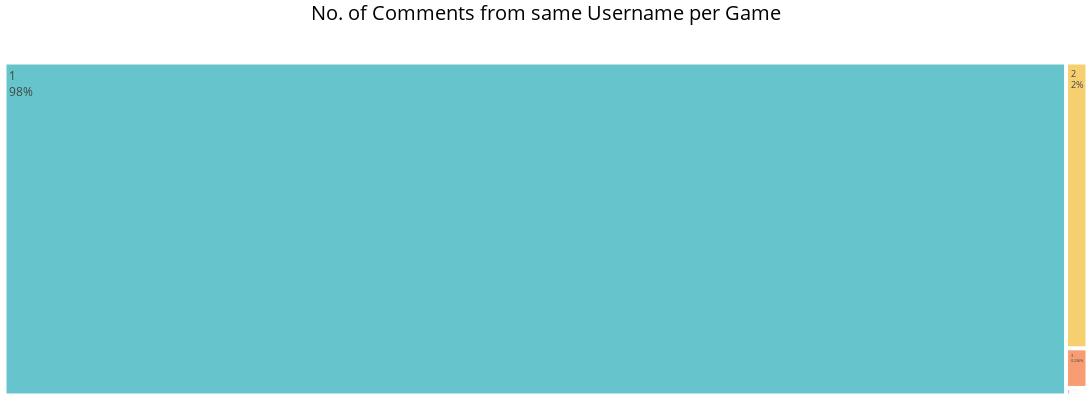

Notebook source saved alongside this figure:
### Code cell
# Group by Platform and Comment and calculate percentage
grouped = df.groupby(['Comment']).size().reset_index(name='Count')
total_comments = grouped['Count'].sum()
grouped['Percentage'] = (grouped['Count'] / total_comments) * 100

# Create a treemap
fig = px.treemap(grouped, 
                 path=['Comment'], 
                 values='Percentage', 
                 title='Treemap of Comments by Platform and Comment',
                 hover_data=['Percentage'],  # Display percentage in hover
                 color_discrete_sequence=px.colors.qualitative.Pastel,
                 width=1300, height=400)

# Customize hover template to show percentage values
fig.update_traces(textinfo='label+percent parent')

# Update treemap layout
fig.update_layout(
    margin=dict(t=40, b=0, l=0, r=0),
    treemapcolorway=px.colors.qualitative.Pastel,
    uniformtext=dict(minsize=10),
    hoverlabel=dict(bgcolor='white', font_size=14),
    title=dict(text='No. of Comments from same Username per Game', font=dict(size=20, color='black'), x=0.5),
)

# Show the treemap
fig.show()

# most users just comment once per game, so the data collection is pretty consistent and not skewed to repeated sampling (from same person)

### Figure 1 — Plotly figure (JSON) as saved in the notebook; plotly's stock layout.template omitted (floating-point values rounded to 4 significant figures)
{"data": [{"branchvalues": "total", "customdata": [[0.007586], [98.02], [0.0003612], [0.0003612], [0.0007225], [0.0003612], [0.0007225], [0.0007225], [0.0003612], [0.0003612], [0.0003612], [0.001084], [1.701], [0.0003612], [0.0007225], [0.0007225], [0.0003612], [0.0003612], [0.2355], [0.0007225], [0.0003612], [0.01084], [0.0003612], [0.007947], [0.0003612], [0.0003612], [0.0003612], [0.00289], [0.003612], [0.0007225], [0.0007225], [0.0003612]], "domain": {"x": [0, 1], "y": [0, 1]}, "hovertemplate": "labels=%{label}<br>Percentage=%{customdata[0]}<br>parent=%{parent}<br>id=%{id}<extra></extra>", "ids": ["0", "1", "10", "107", "11", "12", "13", "14", "15", "16", "17", "19", "2", "20", "21", "22", "26", "29", "3", "31", "32", "4", "42", "5", "51", "52", "55", "6", "7", "8", "9", "98"], "labels": ["0", "1", "10", "107", "11", "12", "13", "14", "15", "16", "17", "19", "2", "20", "21", "22", "26", "29", "3", "31", "32", "4", "42", "5", "51", "52", "55", "6", "7", "8", "9", "98"], "name": "", "parents": ["", "", "", "", "", "", "", "", "", "", "", "", "", "", "", "", "", "", "", "", "", "", "", "", "", "", "", "", "", "", "", ""], "textinfo": "label+percent parent", "type": "treemap", "values": [0.007586, 98.02, 0.0003612, 0.0003612, 0.0007225, 0.0003612, 0.0007225, 0.0007225, 0.0003612, 0.0003612, 0.0003612, 0.001084, 1.701, 0.0003612, 0.0007225, 0.0007225, 0.0003612, 0.0003612, 0.2355, 0.0007225, 0.0003612, 0.01084, 0.0003612, 0.007947, 0.0003612, 0.0003612, 0.0003612, 0.00289, 0.003612, 0.0007225, 0.0007225, 0.0003612]}], "layout": {"height": 400, "hoverlabel": {"bgcolor": "white", "font": {"size": 14}}, "legend": {"tracegroupgap": 0}, "margin": {"b": 0, "l": 0, "r": 0, "t": 40}, "title": {"font": {"color": "black", "size": 20}, "text": "No. of Comments from same Username per Game", "x": 0.5}, "treemapcolorway": ["rgb(102, 197, 204)", "rgb(246, 207, 113)", "rgb(248, 156, 116)", "rgb(220, 176, 242)", "rgb(135, 197, 95)", "rgb(158, 185, 243)", "rgb(254, 136, 177)", "rgb(201, 219, 116)", "rgb(139, 224, 164)", "rgb(180, 151, 231)", "rgb(179, 179, 179)"], "uniformtext": {"minsize": 10}, "width": 1300}}
